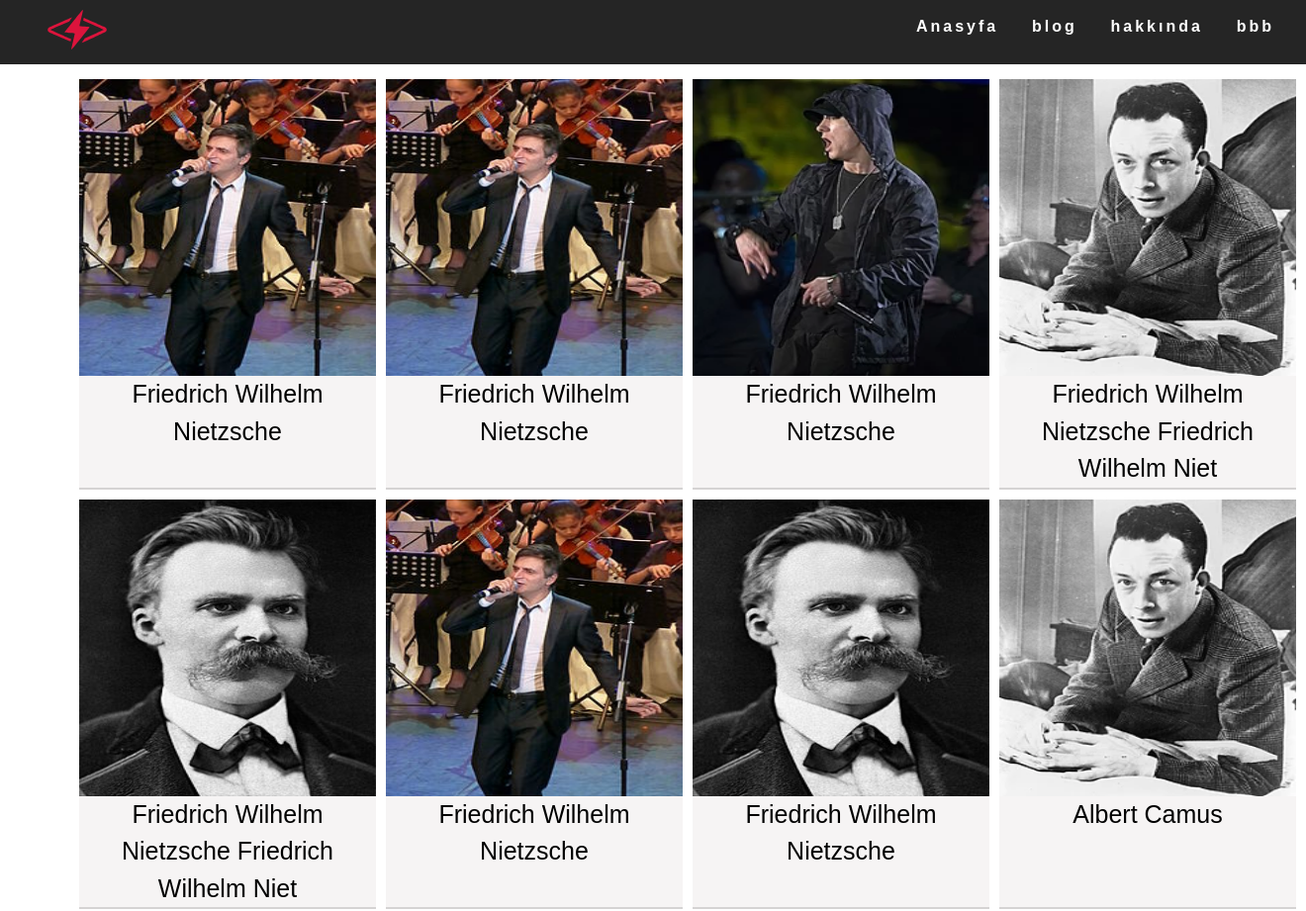
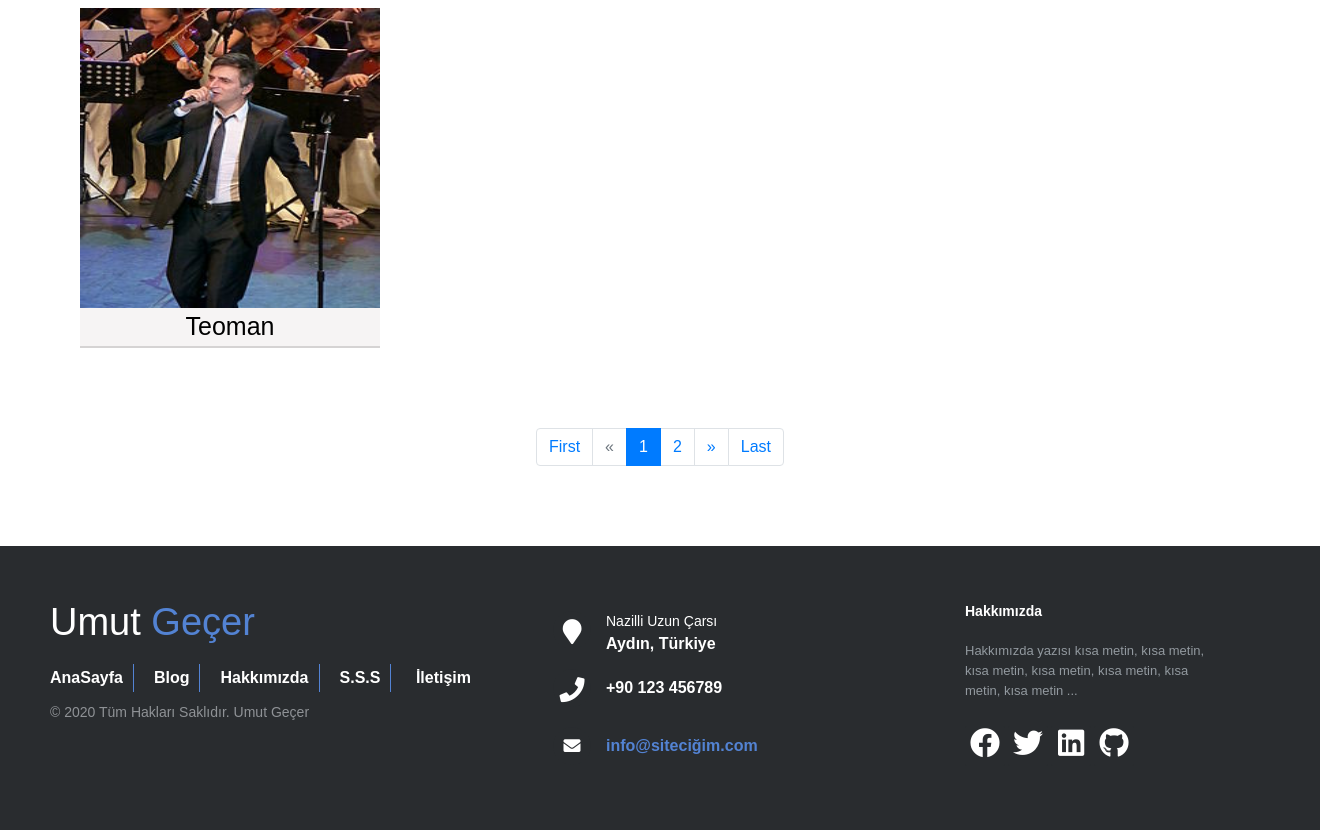
The page / on the database its author committed (2 pictures, top to bottom).
### post/models.py (models this page shows, shortened)
class Post(models.Model):
    title = models.CharField(max_length=50)
    content = models.TextField(verbose_name='Yorum')
    date = models.DateTimeField(auto_now_add=True)
    img = models.ImageField(null=True, blank=True)
    class Meta:
        ordering = ['-date']

### post/views.py (the view)
# urls.py: path('', post_index, name='home'),
def post_index(request):
    posts_list = Post.objects.all()
    paginator = Paginator(posts_list, 9)
    try:
        page = int(request.GET.get('sayfa', '1'))
    except:
        page = 1
    try:
        posts = paginator.page(page)
    except(EmptyPage, InvalidPage):
        posts = paginator.page(paginator.num_pages)
    contet = {
        'posts': posts,
    }
    return  render(request, 'anasayfa.html', contet )

### templates/anasayfa.html
{% extends 'base.html' %}
{% block resim %}
    <div class="grid-container">
        {% for post in posts.object_list %}
            <div>
                {% if post.img.url %}
                    <img class="resim" src="{{ post.img.url }}">
                {% endif %}
                <br>
                <a class="c" href="/post/{{ post.id }}">{{ post.title }}</a><br>
            </div>
        {% endfor %}
    </div>
{% include 'post/pagi.html' %}
{% endblock resim %}

### templates/base.html (shortened to what this page needs)
<!DOCTYPE html>
{% load static %}
<html lang="en">
<head>
    <link rel="stylesheet" type="text/css" href="{% static 'post/all.css' %}">
    <link rel="stylesheet" type="text/css" href="{% static 'post/hambur.css' %}">
    <link rel="stylesheet" type="text/css" href="{% static 'post/footer.css' %}">
    <link rel="stylesheet" type="text/css" href="{% static 'js/bootstrap.min.css' %}">
    <link rel="stylesheet" type="text/css" href="{% static 'post/style.css' %}">
    <link rel="stylesheet" type="text/css" href="{% static 'post/ekran.css' %}">
    <link rel="stylesheet" type="text/css" href="{% static 'post/index.css' %}">
    <link rel="stylesheet" type="text/css" href="{% static 'font/ubuntu.css' %}">
<body>
<div class="menu-container">
    <div class="menu">
        <div>
            <div class="temp">
                <ul class="nav-links">
                    <li><a href="{% url 'home' %}">Anasyfa</a></li>
                    <li><a href="{% url 'about' %}">blog</a></li>
                    <li><a href="#">hakkında</a></li>
                    <li><a href="#">bbb</a></li>
                </ul>
            </div>
        </div>
    </div>
</div>
<div class="logo">
    <a href="#"><img class="svg" src="{% static 'img/index.svg' %}" style="width: 60px; height: 60px"></a>
</div>
{% block resim %}{% endblock resim %}
<footer class="footer-umut">
    <div class="footer-left">
        <h3>Umut <span> Geçer</span></h3>
        <p class="footer-links">
            <a href="#">AnaSayfa
            </a><a href="#">Blog
        </a><a href="#">Hakkımızda
        </a><a href="#">S.S.S</a>
            <a class="son" href="#" style="border-right: 0;">İletişim</a>
        </p>
        <p class="footer-textumut">© 2020 Tüm Hakları Saklıdır. Umut Geçer</p>
    </div><div class="footer-center">
    <div><i class="fa fa-map-marker">
    </i><p><span>Nazilli Uzun Çarsı</span>Aydın, Türkiye</p>
    </div>
    <div><i class="fas fa-phone">
    </i><p>+90 123 456789</p>
    </div>
    <div><i class="fa fa-envelope">
    </i><p><a href="mailto:info@siteciğim.com">info@siteciğim.com</a></p>
    </div>
</div><div class="footer-right">
    <p class="footer-umut1">
        <span>Hakkımızda</span>
        Hakkımızda yazısı kısa metin, kısa metin, kısa metin, kısa metin, kısa metin, kısa metin, kısa metin ...
    </p>
    <div class="footer-icons">
        <a href="#"><i class="fab fa-facebook"></i>
        </a><a href="#"><i class="fab fa-twitter"></i>
    </a><a href="#"><i class="fab fa-linkedin"></i>
    </a><a href="#"><i class="fab fa-github"></i></a>
    </div>
</div>
</footer>
</body>
</html>

### templates/post/pagi.html
{% if posts.paginator.num_pages > 1 %}
<nav aria-label="Page navigation">
    <ul class="pagination justify-content-center">
        {% if posts.paginator.num_pages != 1 %}
            <li class="page-item"><a class="page-link" href="?sayfa=1">First</a></li>
        {% else %}
            <li class="page-item disabled"><a class="page-link" href="#">First</a></li>
        {% endif %}
        {% if posts.has_previous %}
            <li class="page-item"><a class="page-link" href="?sayfa={{ posts.previous_page_number }}">&laquo;</a></li>
        {% else %}
            <li class="page-item disabled"><a class="page-link" href="#">&laquo;</a></li>
        {% endif %}
        {% for i in posts.paginator.page_range %}
            {% if posts.number == i %}
                <li class="page-item active"><a class="page-link" href="#">{{ i }} <span class="sr-only">(current)</span></a></li>
            {% elif posts.number > i|add:"-5" and posts.number < i|add:"+5"%}
                <li class="page-item"><a class="page-link" href="?sayfa={{ i }}">{{ i }}</a></li>
            {% endif %}
        {% endfor %}
        {% if posts.has_next %}
            <li class="page-item"><a class="page-link" href="?sayfa={{ posts.next_page_number }}">&raquo;</a></li>
        {% else %}
            <li class="page-item disabled"><a class="page-link" href="#">&raquo;</a></li>
        {% endif %}
        {% if posts.paginator.num_pages != posts.number %}
            <li class="page-item"><a class="page-link" href="?sayfa={{ posts.paginator.num_pages }}">Last</a></li>
        {% else %}
            <li class="page-item disabled"><a class="page-link" href="#">Last</a></li>
        {% endif %}
    </ul>
</nav>
{% endif %}

### post/static/post/all.css (style rules this page uses)
.fa, .fas, .far, .fal, .fad, .fab { -moz-osx-font-smoothing: grayscale; -webkit-font-smoothing: antialiased; display: inline-block; font-style: normal; font-variant: normal; text-rendering: auto; line-height: 1; }
.fa-envelope:before { content: "\f0e0"; }
.fa-facebook:before { content: "\f09a"; }
.fa-github:before { content: "\f09b"; }
.fa-linkedin:before { content: "\f08c"; }
.fa-map-marker:before { content: "\f041"; }
.fa-phone:before { content: "\f095"; }
.fa-twitter:before { content: "\f099"; }
.fab { font-family: 'Font Awesome 5 Brands'; font-weight: 400; }
.fa, .fas { font-family: 'Font Awesome 5 Free'; font-weight: 900; }

### post/static/post/hambur.css (style rules this page uses)
.menu-container { top: 0; width: 100%; position: fixed; z-index: 1; }

### post/static/post/footer.css (style rules this page uses)
.footer-umut { background-color:#292c2f; box-shadow:0 1px 1px 0 rgba(0,0,0,0.12); box-sizing:border-box; width:100%; text-align:left; font:bold 16px 'Ubuntu', sans-serif; padding:55px 50px; margin-top:80px; }
.footer-umut .footer-left, .footer-umut .footer-center, .footer-umut .footer-right { display:inline-block; vertical-align:top; }
.footer-umut .footer-left { width:40%; }
.footer-umut h3 { color:#fff; font:normal 38px 'Ubuntu', sans-serif; margin:0; }
.footer-umut h3 span { color:#5383d3; }
.footer-umut .footer-links { color:#fff; margin:20px 0 12px; padding:0; }
.footer-umut .footer-links a { display:inline-block; line-height:1.8; text-decoration:none; color:inherit; margin-right:20px; padding-right:10px; border-right:1px solid #5383d3; }
.footer-umut .footer-textumut { color:#8f9296; font-size:14px; font-weight:400; margin:0; }
.footer-umut .footer-center { width:35%; }
.footer-umut .footer-center i { background-color:#292c2f; color:#fff; font-size:25px; width:38px; height:38px; border-radius:50%; text-align:center; line-height:42px; margin:10px 15px; vertical-align:middle; }
.footer-umut .footer-center i.fa-envelope { font-size:17px; line-height:38px; }
.footer-umut .footer-center p { display:inline-block; color:#fff; vertical-align:middle; margin:0; }
.footer-umut .footer-center p span { display:block; font-weight:400; font-size:14px; line-height:2; }
.footer-umut .footer-center p a { color:#5383d3; text-decoration:none; }
.footer-umut .footer-right { width:20%; }
.footer-umut .footer-umut1 { line-height:20px; color:#92999f; font-size:13px; font-weight:400; margin:0; }
.footer-umut .footer-umut1 span { display:block; color:#fff; font-size:14px; font-weight:700; margin-bottom:20px; }
.footer-umut .footer-icons { margin-top:25px; }
.footer-umut .footer-icons a { display:inline-block; width:40px; height:40px; cursor:pointer; background-color:#292c2f; border-radius:2px; font-size:30px; color:#fff; text-align:center; line-height:35px; margin-right:3px; margin-bottom:5px; }

### post/static/post/style.css (style rules this page uses)
* { margin: 0; padding: 0; box-sizing: border-box; }
.logo { top: 0; left: 0; position: fixed; z-index: 1; }
body { font-family: 'Ubuntu', sans-serif; }
.temp { background-color: #252525; height: 65px; }
.nav-links { display: flex; float: right; list-style: none; justify-content: space-around; width: 30%; margin: 15px; }
.nav-links a { margin: auto; color: white; letter-spacing: 3px; font-weight: bold; font-size: 16px; text-decoration: none; }
.svg { margin-left: 3rem; }

### post/static/post/index.css (style rules this page uses)
.grid-container { top: 65px; display: grid; grid-template-columns: auto auto auto auto; grid-gap: 10px; padding: 5rem; }
.grid-container > div { text-align: center; font-size: 25px; background-color: #b1a3a31f; display: block; border-bottom: inset 2px rgba(80,80,80,.2); }
a { color: black; }
.resim { height: 300px; width: 300px; }

### rows shown on the page
Post: img (picture), title "Friedrich Wilhelm Nietzsche"
Post: img (picture), title "Friedrich Wilhelm Nietzsche"
Post: img (picture), title "Friedrich Wilhelm Nietzsche"
Post: img (picture), title "Friedrich Wilhelm Nietzsche Friedrich Wilhelm Niet"
Post: img (picture), title "Friedrich Wilhelm Nietzsche Friedrich Wilhelm Niet"
Post: img (picture), title "Friedrich Wilhelm Nietzsche"
Post: img (picture), title "Friedrich Wilhelm Nietzsche"
Post: img (picture), title "Albert Camus"
Post: img (picture), title "Teoman"

### other values the page prints
{{ i }} "1"
{{ i }} "2"
